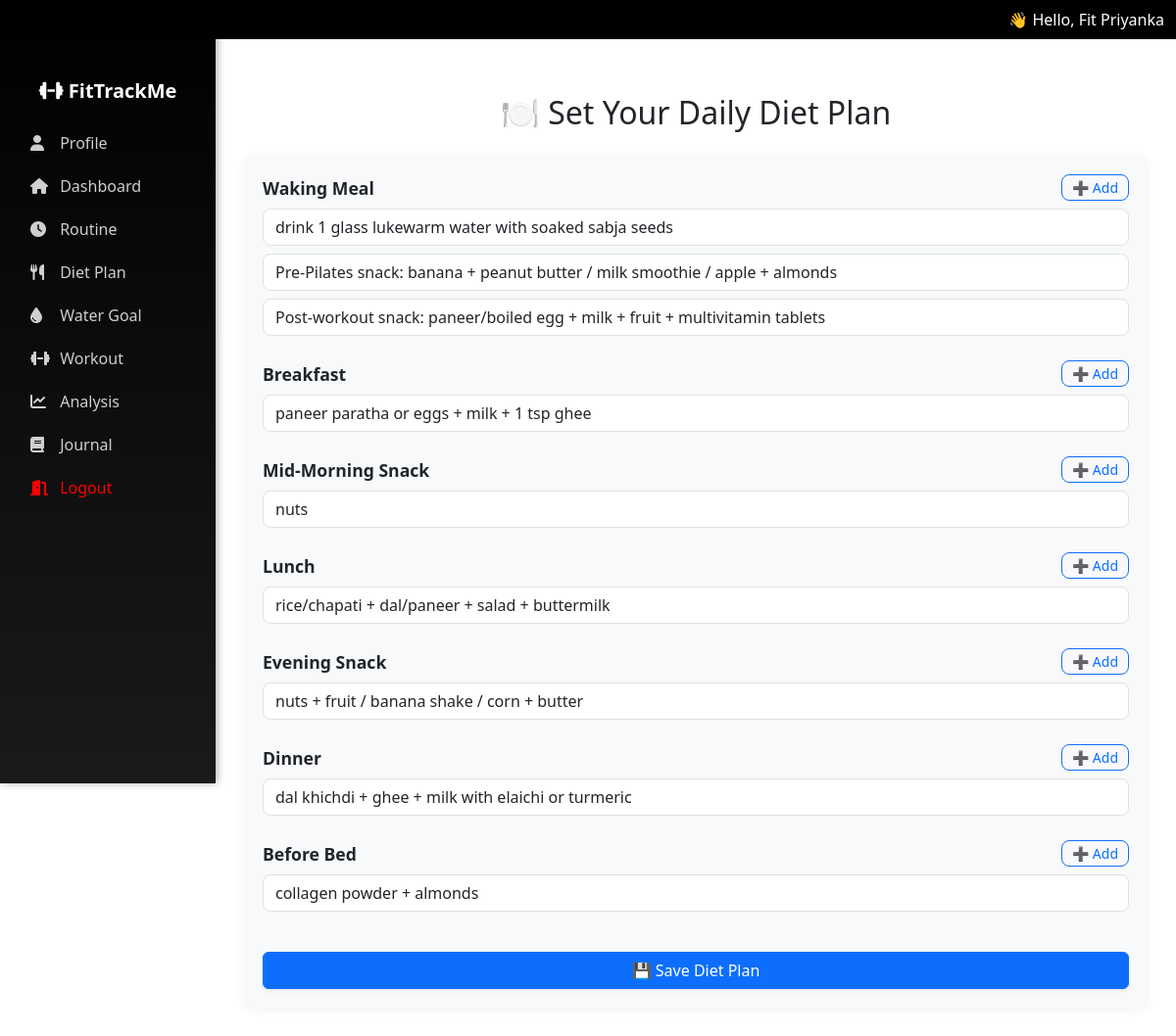
The page /fit/diet-setup/ (signed in) on the database its author committed.
### fit/models.py (models this page shows, shortened)
class UserProfile(models.Model):
    user = models.OneToOneField(User, on_delete=models.CASCADE)
    full_name = models.CharField(max_length=100, blank=True)
    age = models.PositiveIntegerField(null=True, blank=True)
    sex = models.CharField(max_length=10, choices=[('male', 'Male'), ('female', 'Female')], blank=True)
    height_cm = models.FloatField(null=True, blank=True)
    current_weight = models.FloatField(null=True, blank=True)

class DietPlan(models.Model):
    user = models.ForeignKey(User, on_delete=models.CASCADE)
    meal_time = models.CharField(max_length=50)
    food_items = models.TextField()

### fit/views.py (the view, shortened to what this page needs)
# urls.py: path('diet-setup/', views.diet_setup, name='diet_setup'),
@login_required
def diet_setup(request):
    profile = UserProfile.objects.filter(user=request.user).first()
    if not profile or not profile.height_cm or not profile.current_weight:
        messages.info(request, "Complete your profile first.")
        return redirect('profile')
    meal_times = [
        "Waking Meal", "Breakfast", "Mid-Morning Snack", "Lunch",
        "Evening Snack", "Dinner", "Before Bed"
    ]
    existing = DietPlan.objects.filter(user=request.user)
    meal_data = []
    for meal in meal_times:
        match = next((e.food_items for e in existing if e.meal_time == meal), '')
        meal_data.append((meal, match))
    return render(request, 'diet_setup.html', {
        'meal_data': meal_data
    })

### fit/context_processors.py (called while the page is built)
def user_profile(request):
    if request.user.is_authenticated:
        try:
            profile = UserProfile.objects.get(user=request.user)
            return {'user_full_name': profile.full_name}
        except UserProfile.DoesNotExist:
            return {'user_full_name': request.user.username}
    return {}

### fit/templatetags/custom_filters.py (called while the page is built)
@register.filter
def first_name(value):
    if not value:
        return ""
    parts = value.strip().split()
    if parts[0].lower().replace('.', '') in ['mr', 'mrs', 'ms', 'dr']:
        return parts[1] if len(parts) > 1 else parts[0]
    return parts[0]

### fit/templates/diet_setup.html (shortened to what this page needs)
{% extends "base.html" %}
{% block content %}
<div class="container mt-4 mb-5">
  <h2 class="text-center mb-4">🍽️ Set Your Daily Diet Plan</h2>
  <div class="diet-card">
    <form method="post" id="dietForm">
      {% for meal, food_string in meal_data %}
        <div class="meal-section">
          <div class="d-flex justify-content-between align-items-center mb-2">
            <label class="form-label mb-0">{{ meal }}</label>
            <button type="button" class="btn btn-sm btn-outline-primary add-btn" data-meal="{{ meal|slugify }}">➕ Add</button>
          </div>
          <div id="{{ meal|slugify }}-group">
            {% with food_string|default:'' as food_line %}
              {% for item in food_line.splitlines %}
                {% if item %}
                  <input type="text" name="{{ meal|slugify }}_item_{{ forloop.counter }}" class="form-control mb-2" value="{{ item }}">
                {% endif %}
              {% endfor %}
            {% endwith %}
          </div>
        </div>
      {% endfor %}
      <button type="submit" class="btn btn-primary w-100 mt-3 shadow-sm">💾 Save Diet Plan</button>
    </form>
  </div>
</div>
{% endblock %}

### fit/templates/base.html (shortened to what this page needs)
{% load custom_filters %}
<!DOCTYPE html>
<html lang="en">
<head>
  <link href="https://cdn.jsdelivr.net/npm/bootstrap@5.3.0/dist/css/bootstrap.min.css" rel="stylesheet"/>
  <link rel="stylesheet" href="https://cdnjs.cloudflare.com/ajax/libs/font-awesome/6.4.0/css/all.min.css">
</head>
<body>
 {% if user.is_authenticated %}
<nav class="navbar navbar-expand-lg navbar-dark fixed-top" style="background-color: rgb(0 0 0) !important;">
  <div class="container-fluid">
    <div class="text-white ms-auto d-none d-lg-block">
    👋 Hello, Fit {{ user_full_name|first_name|default:request.user.username }}
    </div>
  </div>
</nav>
{% endif %}
{% if user.is_authenticated %}
<div class="sidebar collapse d-lg-block" id="sidebarMenu">
  <ul class="nav flex-column px-3">
    <li class="nav-item mb-3 text-center text-white fw-bold fs-5 mt-2">
      <i class="fa-solid fa-dumbbell"></i> FitTrackMe
    </li>
    <li class="nav-item"><a class="nav-link" href="{% url 'profile' %}"><i class="fa-solid fa-user"></i> Profile</a></li>
    <li class="nav-item"><a class="nav-link" href="{% url 'dashboard' %}"><i class="fa-solid fa-house"></i> Dashboard</a></li>
    <li class="nav-item"><a class="nav-link" href="{% url 'routine_setup' %}"><i class="fa-solid fa-clock"></i> Routine</a></li>
    <li class="nav-item"><a class="nav-link" href="{% url 'diet_setup' %}"><i class="fa-solid fa-utensils"></i> Diet Plan</a></li>
    <li class="nav-item"><a class="nav-link" href="{% url 'water_setup' %}"><i class="fa-solid fa-droplet"></i> Water Goal</a></li>
    <li class="nav-item"><a class="nav-link" href="{% url 'workout_setup' %}"><i class="fa-solid fa-dumbbell"></i> Workout</a></li>
    <li class="nav-item"><a class="nav-link" href="{% url 'analysis' %}"><i class="fa-solid fa-chart-line"></i> Analysis</a></li>
    <li class="nav-item"><a class="nav-link" href="{% url 'journal_view' %}"><i class="fa-solid fa-book"></i> Journal</a></li>
    <li class="nav-item">
      <form method="post" action="{% url 'logout' %}" style="margin: 0;">
        <button type="submit" class="nav-link logout-link w-100 text-start" style="color: red;">
          <i class="fa-solid fa-door-open" ></i> Logout
        </button>
      </form>
    </li>
  </ul>
</div>
{% endif %}
<div class="content">
  {% block content %}{% endblock %}
</div>
</body>
</html>

### fit/templates/base.html (style rules this page uses)
body { padding-top: 56px; }
.sidebar { height: 100vh; position: fixed; left: 0; top: 0; background: linear-gradient(180deg, #000000, #1a1a1a); width: 220px; padding-top: 70px; box-shadow: 2px 0 8px rgba(0, 0, 0, 0.3); }
.sidebar .nav-link { color: #cfcfcf; font-weight: 500; padding: 10px 15px; border-radius: 8px; transition: all 0.3s ease; }
.sidebar .nav-link i { margin-right: 8px; width: 18px; }
.content { margin-left: 220px; padding: 1rem; }

### fit/templates/diet_setup.html (style rules this page uses)
.diet-card { background: #f8f9fa; border-radius: 12px; padding: 20px; box-shadow: 0 2px 10px rgba(0,0,0,0.05); transition: all 0.3s ease; }
.form-label { font-weight: 600; font-size: 1.1rem; }
.btn-outline-primary { border-radius: 8px; padding: 2px 10px; }
input.form-control { border-radius: 8px; }
.meal-section { margin-bottom: 25px; }

### rows shown on the page
UserProfile: full_name.username "Priyanka"
DietPlan: meal_time "Waking Meal", splitlines "drink 1 glass lukewarm water with soaked sabja seeds"
DietPlan: meal_time "Breakfast", splitlines "paneer paratha or eggs + milk + 1 tsp ghee"
DietPlan: meal_time "Mid-Morning Snack", splitlines "nuts"
DietPlan: meal_time "Lunch", splitlines "rice/chapati + dal/paneer + salad + buttermilk"
DietPlan: meal_time "Evening Snack", splitlines "nuts + fruit / banana shake / corn + butter"
DietPlan: meal_time "Dinner", splitlines "dal khichdi + ghee + milk with elaichi or turmeric"
DietPlan: meal_time "Before Bed", splitlines "collagen powder + almonds"
